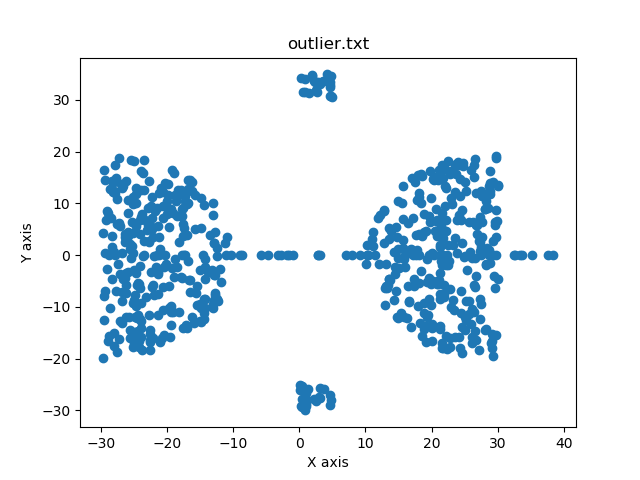

The script that drew this image:
import matplotlib.pyplot as plt

x=list()
y=list()

def visualise(filename):
	with open(filename) as fh:
		for line in fh:
			pt=line.split(',')
			x.append(float(pt[0]))
			y.append(float(pt[1]))

	plt.scatter(x, y)
	plt.title(filename)
	plt.xlabel('X axis')
	plt.ylabel('Y axis')
	plt.show()

	print("The nummber of data points are:",len(x))


visualise("outlier.txt")
